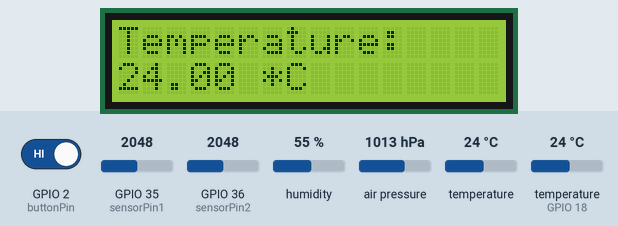
Simulated run of this sketch. Board: ESP32. On the bench: 16×2 character LCD. The inputs (shaded band) are chosen by the test bench; at power-on: temperature 24 °C, GPIO 2 (buttonPin) HIGH, air pressure 1013 hPa, GPIO 35 (sensorPin1) = 2048, GPIO 36 (sensorPin2) = 2048, humidity 55 %, temperature (sensor on GPIO 18) 24 °C. WiFi joins after 1.5 s; servers stay silent unless stated; uploads are accepted with an empty reply; what the sketch prints to the serial monitor is not drawn.

Above: at 5.3 s.
5.4 s: temperature (sensor 0) set to 12 °C
At 15.5 s:
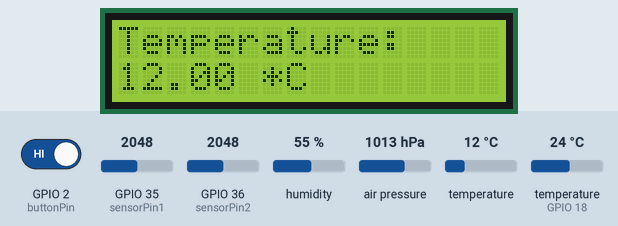
16.2 s: temperature (sensor 0) set to 19 °C
At 25.6 s:
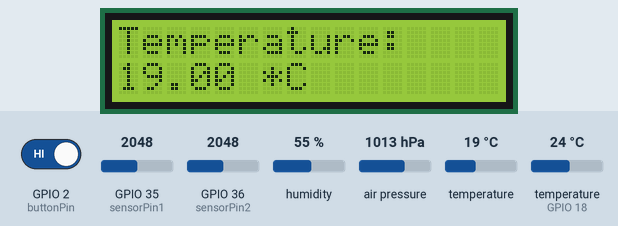
26.7 s: temperature (sensor 0) set to 28 °C
At 36.8 s:
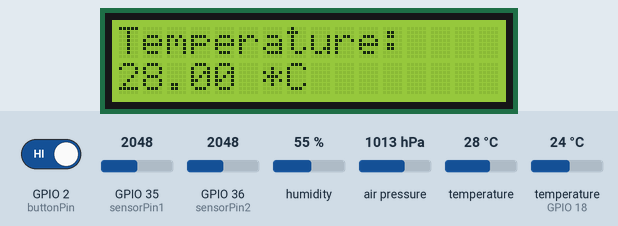
37.1 s: GPIO 2 (buttonPin) driven LOW
At 47.2 s:
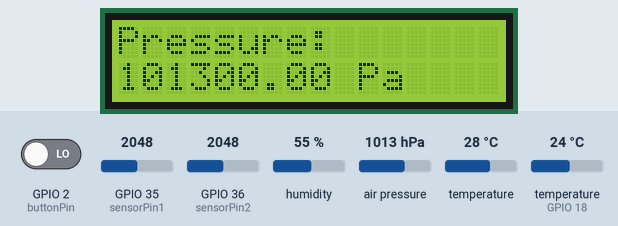
48.0 s: air pressure set to 952 hPa
At 58.8 s:
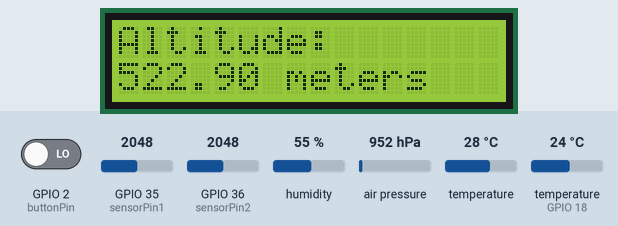
Timing chart, 0 to 60.3 s (numbered marks = the images above; inputs shaded):
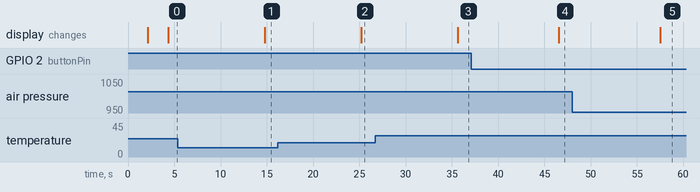

The sketch:

temppppp.ino.ino
```cpp
#include <Wire.h>
#include <Adafruit_BMP085.h>
#include "DHT.h"
#include <WiFi.h>
#include <HTTPClient.h>
#include <ArduinoJson.h>

#include <LiquidCrystal_I2C.h>
#define I2C_ADDR 0x27
#define BACKLIGHT_PIN 3

const char *ssid = "Project";
const char *password = "12345678";
const char *server = "https://tv35gx0m-8000.inc1.devtunnels.ms/api/core/sensors/";
const String apiKey = "pk-nvs-=5458b82d18714e9faf6a23df864c0291=";

const int sensorPin1 = 35;
const int sensorPin2 = 36;
#define DHT11PIN 18
#define DHTTYPE DHT11

Adafruit_BMP085 bmp;
DHT dht(DHT11PIN, DHTTYPE);

LiquidCrystal_I2C lcd(I2C_ADDR, 16, 2);

int buttonPin = 2;
int buttonState = 0;
int displayMode = 1;

void setup()
{
    Serial.begin(9600);
    pinMode(buttonPin, INPUT_PULLUP);

    lcd.init();
    lcd.begin(16, 2);
    lcd.backlight();
    lcd.setCursor(0, 0);
    lcd.print("Initializing...");
    delay(2000);
    lcd.clear();

    WiFi.begin(ssid, password);

    while (WiFi.status() != WL_CONNECTED)
    {
        delay(1000);
        Serial.println("Connecting to WiFi..");
    }

    if (!bmp.begin())
    {
        Serial.println("Could not find a valid BMP085/BMP180 sensor, check wiring!");
        while (1)
        {
        }
    }

    dht.begin();
}

void loop()
{
    buttonState = digitalRead(buttonPin);

    if (buttonState == LOW)
    {
        changeDisplayMode();
        delay(500);
    }

    if (WiFi.status() == WL_CONNECTED)
    {
        float temperature = bmp.readTemperature();
        float pressure = bmp.readPressure();
        float altitude = bmp.readAltitude();
        float sealevelPressure = bmp.readSealevelPressure();
        float realAltitude = bmp.readAltitude(102000);
        float humidity = dht.readHumidity();
        int mqSensorValue1 = analogRead(sensorPin1);
        int mqSensorValue2 = analogRead(sensorPin2);

        // Display data on Serial Monitor
        Serial.println("Data:");
        Serial.print("Temperature: ");
        Serial.print(temperature);
        Serial.println(" *C");
        Serial.print("Pressure: ");
        Serial.print(pressure);
        Serial.println(" Pa");
        Serial.print("Altitude: ");
        Serial.print(altitude);
        Serial.println(" meters");
        Serial.print("Pressure at sealevel (calculated): ");
        Serial.print(sealevelPressure);
        Serial.println(" Pa");
        Serial.print("Real altitude: ");
        Serial.print(realAltitude);
        Serial.println(" meters");
        Serial.print("Humidity: ");
        Serial.print(humidity);
        Serial.println("%");
        Serial.print("MQ2 Sensor: ");
        Serial.print(mqSensorValue1);
        Serial.println(" ppm");
        Serial.print("MQ3 Sensor: ");
        Serial.print(mqSensorValue2);
        Serial.println(" ppm");
        Serial.println();

        switch (displayMode)
        {
        case 1:
            displayDataOnLCD("Temperature: ", temperature, " *C");
            break;
        case 2:
            displayDataOnLCD("Pressure: ", pressure, " Pa");
            break;
        case 3:
            displayDataOnLCD("Altitude: ", altitude, " meters");
            break;
        case 4:
            displayDataOnLCD("Sealevel Pressure: ", sealevelPressure, " Pa");
            break;
        case 5:
            displayDataOnLCD("Real Altitude: ", realAltitude, " meters");
            break;
        case 6:
            displayDataOnLCD("Humidity: ", humidity, "%");
            break;
        case 7:
            displayDataOnLCD("Gas Sensor: ", mqSensorValue1, " ppm");
            break;
        case 8:
            displayDataOnLCD("Alcohol Sensor: ", mqSensorValue2, " ppm");
            break;
        }

        sendDataToThingSpeak(temperature, pressure, altitude, sealevelPressure, realAltitude, humidity, mqSensorValue1, mqSensorValue2);

        delay(10000);
    }
}

void displayDataOnLCD(String label, float value, String unit)
{
    lcd.clear();
    lcd.setCursor(0, 0);
    lcd.print(label);
    lcd.setCursor(0, 1);
    lcd.print(value);
    lcd.print(unit);
}

void sendDataToThingSpeak(float temperature, float pressure, float altitude, float sealevelPressure, float realAltitude, float humidity, int mqSensorValue1, int mqSensorValue2)
{
    if (WiFi.status() == WL_CONNECTED)
    {
        HTTPClient http;
        http.begin(server);
        http.addHeader("Content-Type", "application/json");
        http.addHeader("Authorization", "DeviceToken " + apiKey);

        StaticJsonDocument<256> doc;
        doc["temperature"] = temperature;
        doc["humidity"] = humidity;
        JsonObject soilMoisture = doc.createNestedObject("soil_moisture");
        soilMoisture["mq2"] = mqSensorValue1;
        soilMoisture["mq3"] = mqSensorValue2;
        soilMoisture["pressure"] = pressure;
        soilMoisture["altitude"] = altitude;
        soilMoisture["sealevel_pressure"] = sealevelPressure;
        soilMoisture["real_altitude"] = realAltitude;

        String requestBody;
        serializeJson(doc, requestBody);

        Serial.println("Sending data to ThingSpeak...");

        int httpResponseCode = http.POST(requestBody);

        if (httpResponseCode == 200 || httpResponseCode == 202 || httpResponseCode == 201)
        {
            Serial.println("Data sent to ThingSpeak successfully!");
        }
        else
        {
            Serial.print("Error code: ");
            Serial.println(httpResponseCode);
        }

        http.end();
    }
    else
    {
        Serial.println("WiFi Disconnected! Unable to send data to ThingSpeak.");
    }
}

void changeDisplayMode()
{
    displayMode++;

    if (displayMode > 8)
    {
        displayMode = 1;
    }
}
```

Measured:
- after the input at 5.4 s, the display: changes after 9.4 s (image 1)
- after the input at 16.2 s, the display: changes after 9.0 s (image 2)
- after the input at 26.7 s, the display: changes after 8.9 s (image 3)
- after the input at 37.1 s, the display: changes after 9.5 s (image 4)
- after the input at 48.0 s, the display: changes after 9.5 s (image 5)
